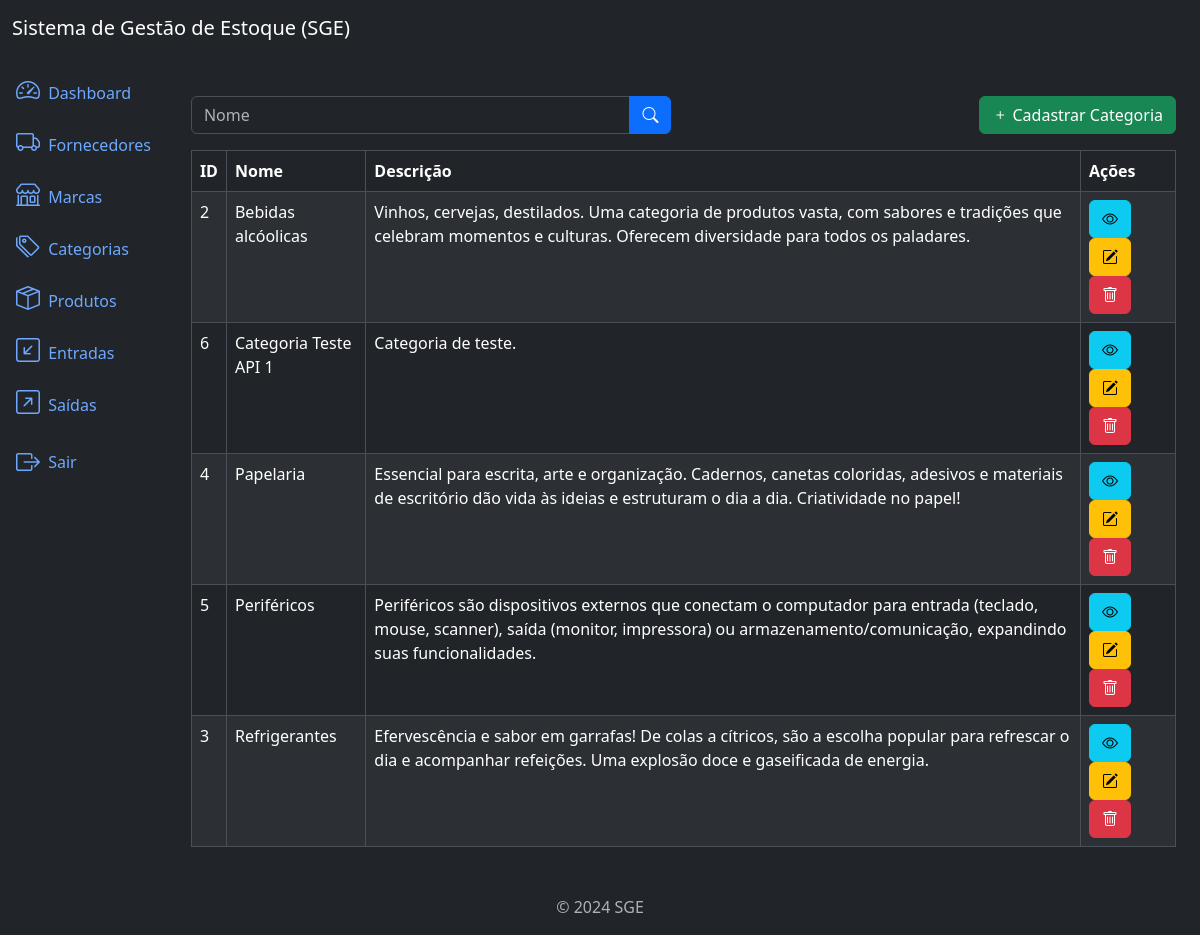
The app's page /categories/list/ (signed in) with its own data.
### category/models.py (models this page shows, shortened)
class Category(models.Model):
    name = models.CharField(max_length=300)
    description = models.TextField(null=True, blank=True)
    created_at = models.DateTimeField(auto_now_add=True)
    updated_at = models.DateTimeField(auto_now=True)
    class Meta:
        ordering = ['name']

### category/views.py (the view)
# urls.py: path('categories/list/', views.CategoryListView.as_view(), \
class CategoryListView(LoginRequiredMixin, PermissionRequiredMixin, ListView):
    model = models.Category
    template_name = 'category_list.html'
    context_object_name = 'categories'
    paginate_by = 5
    permission_required = 'category.view_category'
    def get_queryset(self):
        qs = super().get_queryset()
        name = self.request.GET.get('name')
        if name:
            qs = qs.filter(name__icontains=name)
        return qs

### category/templates/category_list.html (shortened to what this page needs)
{% extends 'base.html' %}
{% block content %}
<div class='row mb-3'>
    <div class='col-md-6'>
        <form method="get" action="{% url "category_list" %}">
            <div class='input-group'>
                <input type="text" class="form-control" name='name' placeholder='Nome' value="{{request.GET.name}}">
                <button type='submit' class="btn btn-primary">
                    <i class='bi bi-search'></i>
                </button>
            </div>
        </form>
    </div>
    {% if perms.category.add_category %}
    <div class='col-md-6'>
        <a href="{% url "category_create" %}" class='btn btn-success float-end'>
            <i class='bi bi-plus'></i>
            Cadastrar Categoria
        </a>
    </div>
    {% endif %}
</div>
<div class="table-responsive">
    <table class="table table-striped table-bordered">
        <thead class="thead-dark">
            <tr>
                <th>ID</th>
                <th>Nome</th>
                <th>Descrição</th>
                <th>Ações</th>
            </tr>
        </thead>
        <tbody>
            {% for category in categories %}
                <tr>
                    <td>{{category.pk}}</td>
                    <td>{{category.name}}</td>
                    <td>{{category.description}}</td>
                    <td>
                        {% if perms.category.view_category %}
                        <a href="{% url "category_detail" category.pk %}" class='btn btn-info btn-small'>
                            <i class='bi bi-eye'></i>
                        </a>
                        {% endif %}
                        {% if perms.category.change_category %}
                        <a href="{% url "category_update" category.pk %}" class='btn btn-warning btn-small'>
                            <i class='bi bi-pencil-square'></i>
                        </a>
                        {% endif %}
                        {% if perms.category.delete_category %}
                        <a href="{% url "category_delete" category.pk %}" class='btn btn-danger btn-small'>
                            <i class='bi bi bi-trash'></i>
                        </a>
                        {% endif %}
                    </td>
                </tr>
            {% endfor %}
        </tbody>
    </table>
</div>
{% endblock content %}

### records on screen
Category: pk "2", name "Bebidas alcóolicas", description "Vinhos, cervejas, destilados. Uma categoria de produtos vasta, com sabores e tradições que celebram momentos e culturas. Oferecem diversidade para todos os paladares."
Category: pk "6", name "Categoria Teste API 1", description "Categoria de teste."
Category: pk "4", name "Papelaria", description "Essencial para escrita, arte e organização. Cadernos, canetas coloridas, adesivos e materiais de escritório dão vida às ideias e estruturam o dia a dia. Criatividade no papel!"
Category: pk "5", name "Periféricos", description "Periféricos são dispositivos externos que conectam o computador para entrada (teclado, mouse, scanner), saída (monitor, impressora) ou armazenamento/comunicação, expandindo suas funcionalidades."
Category: pk "3", name "Refrigerantes", description "Efervescência e sabor em garrafas! De colas a cítricos, são a escolha popular para refrescar o dia e acompanhar refeições. Uma explosão doce e gaseificada de energia."
